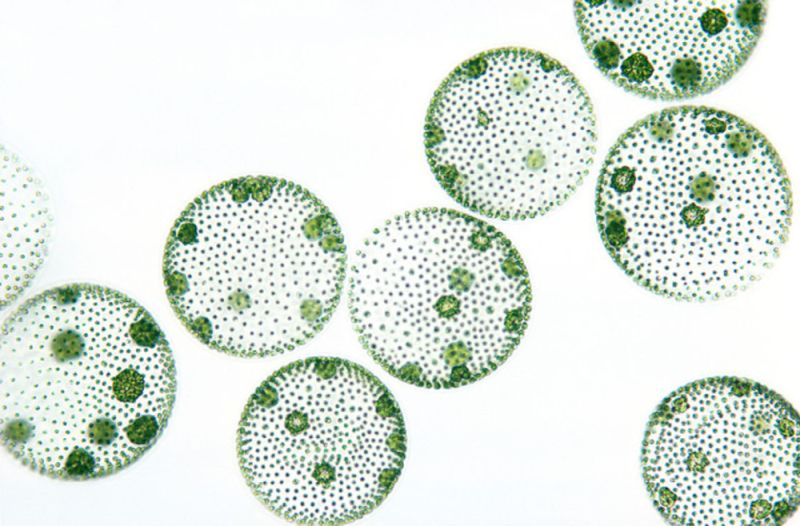
#> input picture Data/sample_03.jpg, 800 x 526 px
$ python main.py   (older library calls are emulated)
#> lines starting #> are read from the running program, lines starting #| are printed output that depends on the picture; after the words box and inside, x2 and y2 are one past the last pixel; in counts of white or black regions, pixels touching at a corner belong together
#> in read_color_image, color_image is the input picture: shape (526, 800, 3); mean B, G, R 222.2, 230.2, 221.4
#> in read_gray_image, `gray_image = cv2.imread(self.image_path, cv2.IMREAD_GRAYSCALE)`:
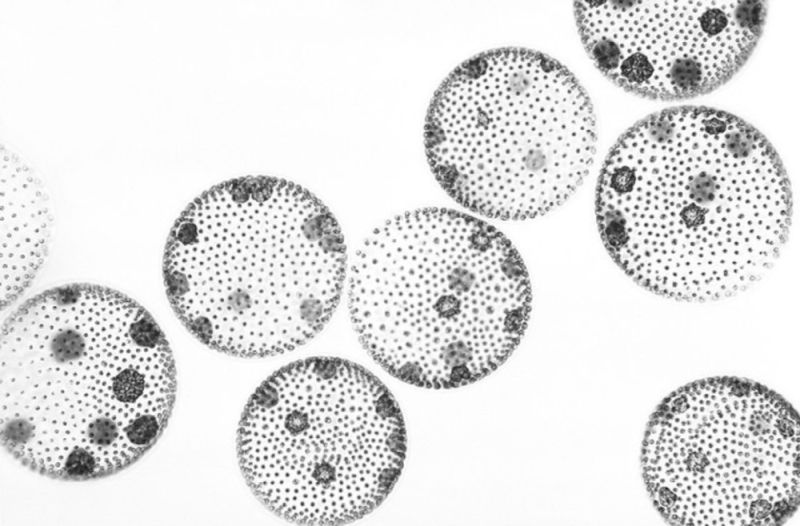
#> gray_image: shape (526, 800); min 26, max 255, mean 226.7
### tools.py
import cv2
import numpy

def get_gradient(
    gray_image: numpy.ndarray
) -> tuple:
    """
    算出每個像素的亮度變化，回傳 (gradient_x, gradient_y, gradient_magnitude)。
        gradient_x          往右走，亮度變化多少（變亮 = 正，變暗 = 負）
        gradient_y          往下走，亮度變化多少
        gradient_magnitude  合起來的變化有多大，也就是邊緣強度 √(x² + y²)
    三個陣列的形狀都跟 gray_image 一樣。
        gray_image  灰階圖，通常是模糊過的
    """

    # CV_32F：結果可以存小數和負數
    # 1, 0：算 x 方向（往右）；0, 1：算 y 方向（往下）
    gradient_x = cv2.Sobel(gray_image, cv2.CV_32F, 1, 0)
    gradient_y = cv2.Sobel(gray_image, cv2.CV_32F, 0, 1)
    gradient_magnitude = cv2.magnitude(gradient_x, gradient_y)
    return gradient_x, gradient_y, gradient_magnitude

def get_circle_score(
    center_x: float,
    center_y: float,
    circle_radius: float,
    gradient_x: numpy.ndarray,
    gradient_y: numpy.ndarray,
    gradient_magnitude: numpy.ndarray,
    strong_threshold: float
) -> float:

    node_size = 72
    radius_epsilon = 2
    # 1. 算出 72 × 5 個點的座標（每一列是一個角度，每一欄是一圈）
    point_angles = numpy.linspace(0, 2 * numpy.pi, node_size, endpoint=False)
    # 每個角度的方向（往右 cos、往下 sin），直著排，形狀 (72, 1)
    direction_x = numpy.cos(point_angles)[:, None]
    direction_y = numpy.sin(point_angles)[:, None]
    # 5 圈的半徑橫著排：[r-2, r-1, r, r+1, r+2]，形狀 (1, 5)
    point_offsets = numpy.arange(-radius_epsilon, radius_epsilon + 1)
    point_radius = circle_radius + point_offsets[None, :]
    # (72, 1) × (1, 5) → 自動展開成 (72, 5)
    point_x = center_x + point_radius * direction_x
    point_y = center_y + point_radius * direction_y
    point_x = numpy.array(point_x).astype(int)
    point_y = numpy.array(point_y).astype(int)

    # 2. 處理圖外的點：只要有一個點在圖外，整個圓就不考慮
    gradient_height, gradient_width = gradient_magnitude.shape
    # .all()：72 × 5 個點全部在圖裡，才是 True
    point_inside = (
        numpy.array(point_x >= 0) &
        numpy.array(point_x < gradient_width) &
        numpy.array(point_y >= 0) &
        numpy.array(point_y < gradient_height)
    ).all()
    if not point_inside:
        return 0.0

    # 3. 第 1 題：point_strong
    # 這裡有強邊緣嗎？注意順序是 [y, x]
    point_magnitude = gradient_magnitude[point_y, point_x]
    point_strong = point_magnitude > strong_threshold

    # 4. 第 2 題：point_radial
    # 箭頭有沒有沿著半徑方向？point_cosine 越接近 1，夾角越小
    # + 1e-6：避免箭頭長度是 0 時變成除以 0
    point_gradient_x = gradient_x[point_y, point_x]
    point_gradient_y = gradient_y[point_y, point_x]
    point_cosine = numpy.abs(
        point_gradient_x * direction_x
        + point_gradient_y * direction_y
    ) / (point_magnitude + 1e-6)
    point_radial = point_cosine > 0.8

    # 5. 算分數：circle_score
    # 兩題都對才得分
    # .any(axis=1)：每個角度的 5 圈裡任一格得分，這個角度就得分 → 72 個
    # 分數 = 得分的角度 ÷ 72
    point_hit = (point_strong & point_radial).any(axis=1)
    circle_score = float(point_hit.sum() / node_size)
    return circle_score

def get_selected_circles(
    scored_circles: list,
    overlap_ratio: float = 0.75,
    inside_ratio: float = 0.85,
) -> list:
    """
    去重複：擠在一起的圓只選最好的一個。
        scored_circles  有分數的圓 [[x, y, 半徑, 分數], ...]
        overlap_ratio   圓心距離 < overlap_ratio × (兩半徑相加) → 重疊太多
        inside_ratio    圓心距離 < inside_ratio × 較大的半徑 → 包在裡面
    回傳選上的圓，格式一樣 [[x, y, 半徑, 分數], ...]。
    """

    # 1. 排隊：依「分數 × √半徑」由大排到小
    # 分數差不多時讓大圓排前面，大圓裡的小團塊之後會因為「包在裡面」被淘汰
    sorted_circles = sorted(
        scored_circles,
        key=lambda scored_circle: (
            scored_circle[3] * numpy.sqrt(scored_circle[2])
        ),
        reverse=True,
    )

    # 2. 一個一個看，跟已經選上的圓比較，沒有衝突才選上
    selected_circles = []
    for center_x, center_y, circle_radius, circle_score in sorted_circles:
        is_conflict = False
        for selected_x, selected_y, selected_radius, _ in (
            selected_circles
        ):
            # 兩個圓心的距離 √(Δx² + Δy²)
            center_distance = numpy.hypot(
                center_x - selected_x, center_y - selected_y
            )
            # 衝突一：重疊太多
            if center_distance < overlap_ratio * (
                circle_radius + selected_radius
            ):
                is_conflict = True
                break
            # 衝突二：包在裡面
            if center_distance < inside_ratio * max(
                circle_radius, selected_radius
            ):
                is_conflict = True
                break
        if not is_conflict:
            selected_circles.append(
                [center_x, center_y, circle_radius, circle_score]
            )

    return selected_circles

def get_candidate_circles(
    image_path: str,
    attempt_size: int,
) -> list:
    """
    在一種尺寸上找圓，回傳原圖座標的候選圓 [[x, y, 半徑, 分數], ...]。
        image_path    圖片路徑
        attempt_size  把圖縮到最長邊是多少，例如 600
    一個圓都沒找到時回傳 []。
    """
#> called with image_path = './Data/sample_03.jpg', attempt_size = 150

    # 0. 讀灰階圖：讀不到就報錯
    gray_image = cv2.imread(image_path, cv2.IMREAD_GRAYSCALE)
    if gray_image is None:
        raise FileNotFoundError(f'讀不到圖片：{image_path}')

    # 1. 縮放：最長邊縮到 attempt_size → gray_source
    scale_ratio = attempt_size / max(gray_image.shape)
#> scale_ratio = 0.188
    gray_source = cv2.resize(
        gray_image, None,
        fx=scale_ratio, fy=scale_ratio,
        interpolation=cv2.INTER_AREA,
    )
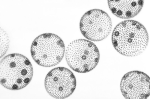
#> gray_source: shape (99, 150); min 48, max 255, mean 226.7

    # 2. 模糊 → blur_source
    blur_sigma = 1.5
    blur_source = cv2.GaussianBlur(gray_source, (0, 0), blur_sigma)
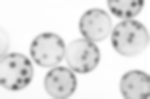
#> blur_source: shape (99, 150); min 100, max 255, mean 226.7

    # 3. 算梯度 → gradient_x, gradient_y, gradient_magnitude
    gradient_x, gradient_y, gradient_magnitude = get_gradient(blur_source)
#> in get_gradient, `gradient_x = cv2.Sobel(gray_image, cv2.CV_32F, 1, 0)`:
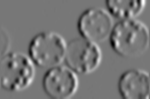
#> gradient_x: shape (99, 150) float32; min -275, max 314, mean -0.2; drawn with min black and max white
#> in get_gradient, `gradient_y = cv2.Sobel(gray_image, cv2.CV_32F, 0, 1)`:
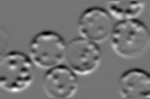
#> gradient_y: shape (99, 150) float32; min -254, max 300, mean -0.2; drawn with min black and max white
#> in get_gradient, `gradient_magnitude = cv2.magnitude(gradient_x, gradient_y)`:
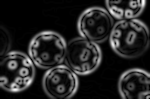
#> gradient_magnitude: shape (99, 150) float32; min 0, max 314.1, mean 46.8; drawn with min black and max white

    # 4. Hough 猜圓 → source_circles：條件放寬，寧可多猜
    source_circles = cv2.HoughCircles(
        blur_source,
        cv2.HOUGH_GRADIENT,
        dp=1,
        minDist=4,
        param1=80,
        param2=25,
        minRadius=6,
        maxRadius=min(blur_source.shape) // 2,
    )
#> source_circles = 13 rows, first 8: [47.5, 49.5, 17.7], [79.5, 53.5, 19.6], [95.5, 25.5, 16.6], [14.5, 71.5, 18.3], [59.5, 81.5, 15.8], [82.5, 56.5, 16.3], [127.5, 36.5, 20.5], [96.5, 30.5, 18]
    # 一個都沒猜到時，cv2 回傳 None
    if source_circles is None:
        return []

    # 5. 打分數 + 過濾 → passed_circles：只留下分數 ≥ 0.7 的
    strong_threshold = numpy.quantile(gradient_magnitude, 0.8)
#> strong_threshold = 94.56
    passed_circles = []
    for center_x, center_y, circle_radius in source_circles[0]:
        circle_score = get_circle_score(
            center_x, center_y, circle_radius,
            gradient_x, gradient_y, gradient_magnitude,
            strong_threshold,
        )
        if circle_score < 0.7:
            continue
        passed_circles.append(
            [center_x, center_y, circle_radius, circle_score]
        )
#> this loop made 13 passes
#> (center_x, center_y, circle_radius, point_radius in get_circle_score, point_inside in get_circle_score, circle_score) on passes 1 to 10: (47.5, 49.5, 17.7, [[15.7, 16.7, 17.7, 18.7, 19.7]], True, 0.833), (79.5, 53.5, 19.6, [[17.6, 18.6, 19.6, 20.6, 21.6]], True, 0.556), (95.5, 25.5, 16.6, [[14.6, 15.6, 16.6, 17.6, 18.6]], True, 0.639), (14.5, 71.5, 18.3, [[16.3, 17.3, 18.3, 19.3, 20.3]], False, 0), (59.5, 81.5, 15.8, [[13.8, 14.8, 15.8, 16.8, 17.8]], False, 0), (82.5, 56.5, 16.3, [[14.3, 15.3, 16.3, 17.3, 18.3]], True, 0.542), (127.5, 36.5, 20.5, [[18.5, 19.5, 20.5, 21.5, 22.5]], False, 0), (96.5, 30.5, 18, [[16, 17, 18, 19, 20]], True, 0.486), (131.5, 34.5, 19, [[17, 18, 19, 20, 21]], False, 0), (61.5, 85.5, 15.1, [[13.1, 14.1, 15.1, 16.1, 17.1]], False, 0)
#> after the loop, passed_circles = [[47.5, 49.5, 17.7, 0.833]]

    # 6. 去重複 → selected_circles
    selected_circles = get_selected_circles(passed_circles)
#> the loop in get_selected_circles, `for center_x, center_y, circle_radius, circle_score in sorted_circles:` made 1 pass
#> selected_circles = [[47.5, 49.5, 17.7, 0.833]]

    # 7. 換回原圖 → candidate_circles：x、y、半徑除以 scale_ratio，分數不用換
    candidate_circles = []
    for center_x, center_y, circle_radius, circle_score in selected_circles:
        candidate_circles.append([
            float(center_x / scale_ratio),
            float(center_y / scale_ratio),
            float(circle_radius / scale_ratio),
            circle_score,
        ])
        continue
#> this loop made 1 pass
#> after the loop, candidate_circles = [[253.3, 264, 94.4, 0.833]]

    return candidate_circles

### main.py
import cv2
import numpy
import typing
import tqdm
import tools

class Picture:

    def __init__(self, image_path: str) -> None:

        self.image_path = image_path
        return

    def read_color_image(self) -> bool:
        """讀取彩色圖片，回傳圖片陣列，形狀是 (高, 寬, 3)。"""

        color_image = cv2.imread(self.image_path)
        # cv2.imread 讀不到檔案時不會報錯，只會回傳 None，所以自己檢查
        if color_image is None:
            return False

        if color_image.shape[-1] != 3:
            return False

        self.color_image = color_image
        return True

    def read_gray_image(self) -> bool:
        """讀取灰階圖片，存到 self.gray_image，形狀是 (高, 寬)。"""

        # cv2.IMREAD_GRAYSCALE：讀進來時直接轉成灰階，每個像素只有一個亮度值
        gray_image = cv2.imread(self.image_path, cv2.IMREAD_GRAYSCALE)
        # cv2.imread 讀不到檔案時不會報錯，只會回傳 None，所以自己檢查
        if gray_image is None:
            return False

        # 灰階圖只有高、寬兩個維度，沒有顏色那一維
        if gray_image.ndim != 2:
            return False

        self.gray_image = gray_image
        return True

    def get_image_shape(
        self, image_mode: typing.Literal['color', 'gray'] = 'gray'
    ) -> tuple:

        if image_mode == 'gray':
            image_shape = self.gray_image.shape
            return image_shape

        image_shape = self.color_image.shape
        return image_shape

    def draw_circles(self, target_circles: list, save_path: str) -> bool:
        """把圓畫在彩色原圖上，存到 save_path。"""

        # 畫在複製品上，原本的 self.color_image 不會被改到
        draw_image = self.color_image.copy()

        for target_circle in target_circles:
            # 只用前三個值，有沒有分數都可以
            center_x, center_y, circle_radius = target_circle[:3]
            # cv2.circle 只接受整數
            circle_center = (int(round(center_x)), int(round(center_y)))
            # 紅色圓周 (B, G, R) = (0, 0, 255)，線條粗細 2
            cv2.circle(
                draw_image, circle_center, int(round(circle_radius)),
                (0, 0, 255), 2,
            )
            # 綠色圓心點，粗細 -1 = 塗滿
            cv2.circle(draw_image, circle_center, 3, (0, 255, 0), -1)

        # cv2.imwrite 存檔成功回傳 True，失敗回傳 False
        is_saved = cv2.imwrite(save_path, draw_image)
        return is_saved

    pass

if __name__=='__main__':

    image_path = './Data/sample_03.jpg'
    picture = Picture(image_path)
    picture.read_color_image()
    picture.read_gray_image()

    group_circles = []
    for attempt_size in [150, 300, 600]:
        # 給定一個尺度，找出這個尺度的候選圓（原圖座標）
        candidate_circles = tools.get_candidate_circles(image_path, attempt_size)
#> candidate_circles = [[253.3, 264, 94.4, 0.833]]
        group_circles += candidate_circles
#> group_circles = [[253.3, 264, 94.4, 0.833]]
        print(len(candidate_circles))
#| 1
        continue

    selected_circles = tools.get_selected_circles(group_circles)
    print(len(selected_circles))
#| 26

    # 把選上的圓畫在彩色原圖上存檔，用眼睛確認結果
    save_path = './check.jpg'
    is_saved = picture.draw_circles(selected_circles, save_path)
#> the loop in draw_circles, `for target_circle in target_circles:` made 26 passes
#> target_circle on passes 1 to 12: [252, 268, 91.47, 1], [438.7, 294.7, 91.73, 0.889], [694.7, 204, 97.07, 0.792], [508.7, 132.7, 85.73, 0.833], [326.7, 428, 85.6, 0.708], [146, 382, 34.27, 0.75], [68.67, 346, 18.4, 1], [120.7, 432.7, 31.33, 0.75], [703.3, 63.33, 29.87, 0.736], [78, 460.7, 15.73, 1], [608.7, 56.67, 16.27, 0.972], [638, 64.67, 16.27, 0.958]
#> after the loop in draw_circles, `for target_circle in target_circles:`:
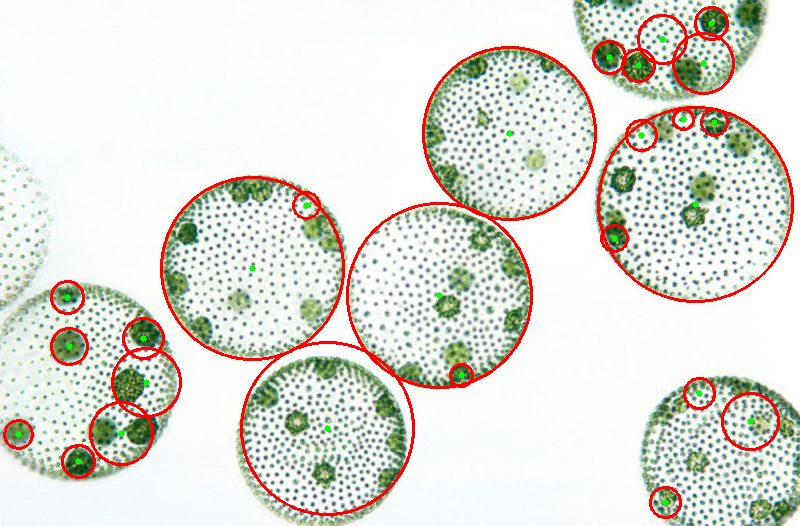
#> draw_image: shape (526, 800, 3); 3.77% of pixels changed, all inside (x1, y1, x2, y2) = (3, 6, 794, 519)
    print('存檔成功：', is_saved, save_path)
#| 存檔成功： True ./check.jpg
    pass


#
